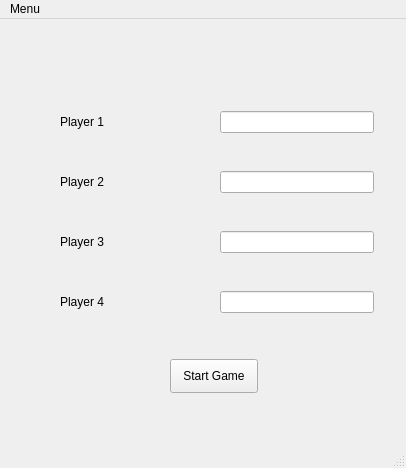
<?xml version="1.0" encoding="UTF-8"?>
<ui version="4.0">
 <class>MainWindow</class>
 <widget class="QMainWindow" name="MainWindow">
  <property name="geometry">
   <rect>
    <x>0</x>
    <y>0</y>
    <width>406</width>
    <height>468</height>
   </rect>
  </property>
  <property name="windowTitle">
   <string>MainWindow</string>
  </property>
  <widget class="QWidget" name="centralwidget">
   <property name="autoFillBackground">
    <bool>false</bool>
   </property>
   <widget class="QWidget" name="layoutWidget">
    <property name="geometry">
     <rect>
      <x>60</x>
      <y>60</y>
      <width>314</width>
      <height>266</height>
     </rect>
    </property>
    <layout class="QGridLayout" name="gridLayout">
     <item row="3" column="0">
      <widget class="QLabel" name="label_p2">
       <property name="text">
        <string>Player 2</string>
       </property>
      </widget>
     </item>
     <item row="5" column="0">
      <widget class="QLabel" name="label_p4">
       <property name="text">
        <string>Player 4</string>
       </property>
      </widget>
     </item>
     <item row="1" column="0">
      <widget class="QLabel" name="label_p1">
       <property name="text">
        <string>Player 1</string>
       </property>
      </widget>
     </item>
     <item row="4" column="0">
      <widget class="QLabel" name="label_p3">
       <property name="text">
        <string>Player 3</string>
       </property>
      </widget>
     </item>
     <item row="1" column="1">
      <widget class="QLineEdit" name="le_name_p1">
       <property name="sizePolicy">
        <sizepolicy hsizetype="Minimum" vsizetype="Fixed">
         <horstretch>0</horstretch>
         <verstretch>0</verstretch>
        </sizepolicy>
       </property>
       <property name="minimumSize">
        <size>
         <width>15</width>
         <height>0</height>
        </size>
       </property>
       <property name="inputMethodHints">
        <set>Qt::ImhLatinOnly</set>
       </property>
      </widget>
     </item>
     <item row="3" column="1">
      <widget class="QLineEdit" name="le_name_p2">
       <property name="sizePolicy">
        <sizepolicy hsizetype="Minimum" vsizetype="Fixed">
         <horstretch>0</horstretch>
         <verstretch>0</verstretch>
        </sizepolicy>
       </property>
       <property name="minimumSize">
        <size>
         <width>15</width>
         <height>0</height>
        </size>
       </property>
      </widget>
     </item>
     <item row="4" column="1">
      <widget class="QLineEdit" name="le_name_p3">
       <property name="sizePolicy">
        <sizepolicy hsizetype="Minimum" vsizetype="Fixed">
         <horstretch>0</horstretch>
         <verstretch>0</verstretch>
        </sizepolicy>
       </property>
       <property name="minimumSize">
        <size>
         <width>15</width>
         <height>0</height>
        </size>
       </property>
      </widget>
     </item>
     <item row="5" column="1">
      <widget class="QLineEdit" name="le_name_p4">
       <property name="sizePolicy">
        <sizepolicy hsizetype="Minimum" vsizetype="Fixed">
         <horstretch>0</horstretch>
         <verstretch>0</verstretch>
        </sizepolicy>
       </property>
       <property name="minimumSize">
        <size>
         <width>15</width>
         <height>0</height>
        </size>
       </property>
      </widget>
     </item>
    </layout>
   </widget>
   <widget class="QPushButton" name="buttonStartGame">
    <property name="geometry">
     <rect>
      <x>170</x>
      <y>340</y>
      <width>88</width>
      <height>34</height>
     </rect>
    </property>
    <property name="text">
     <string>Start Game</string>
    </property>
   </widget>
  </widget>
  <widget class="QMenuBar" name="menubar">
   <property name="geometry">
    <rect>
     <x>0</x>
     <y>0</y>
     <width>406</width>
     <height>30</height>
    </rect>
   </property>
   <widget class="QMenu" name="menuTest">
    <property name="title">
     <string>Menu</string>
    </property>
    <addaction name="actionMainMenu"/>
    <addaction name="actionExit"/>
   </widget>
   <addaction name="menuTest"/>
  </widget>
  <widget class="QStatusBar" name="statusbar"/>
  <action name="actionMainMenu">
   <property name="text">
    <string>Main Menu</string>
   </property>
  </action>
  <action name="actionExit">
   <property name="text">
    <string>Exit</string>
   </property>
  </action>
 </widget>
 <tabstops>
  <tabstop>buttonStartGame</tabstop>
 </tabstops>
 <resources/>
 <connections/>
</ui>
